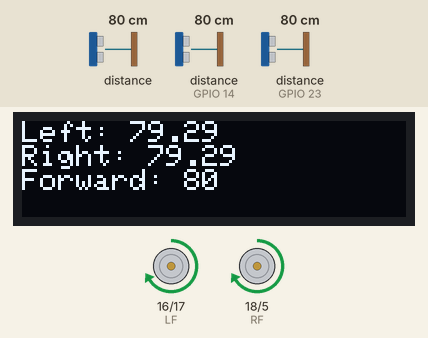
Recording of a sketch running on a simulated ESP32. On the bench: 128×32 one-colour display, motor-driver pin pairs drawn as motors (green arrow = first pin HIGH = forward, orange = second pin HIGH = backward, longer = more drive). Wiring (inferred from the names in the program): 2 × ultrasonic range finder: trigger GPIO 12, echo GPIO 14 / trigger GPIO 19, echo GPIO 23. The test bench sets the inputs (shaded band); at power-on: distance to the obstacle 80 cm, distance to the obstacle (sensors on GPIO 14, GPIO 23) 80 cm. The echo pulse lasts 58.3 µs per cm; what the sketch prints to the serial monitor is not drawn.

Above: at 1.2 s.
1.3 s: distance to the obstacle (sensor 0) set to 250 cm
At 2.5 s:
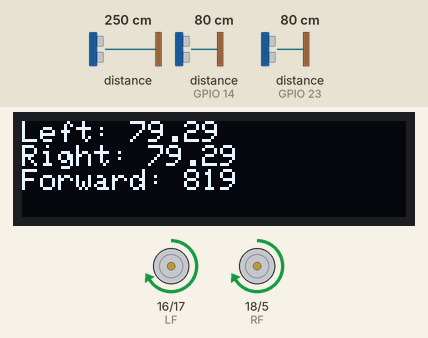
2.8 s: distance to the obstacle (sensor on GPIO 14) set to 2 cm
At 3.9 s:
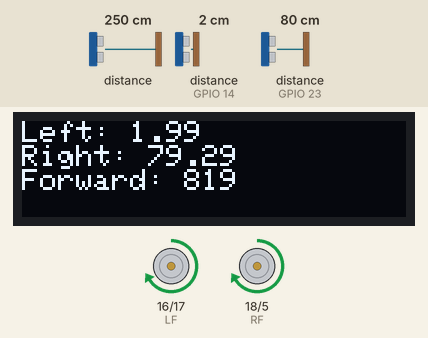
4.3 s: distance to the obstacle (sensor 0) set to 50 cm
At 4.9 s:
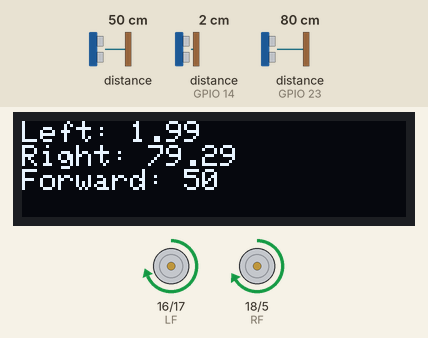
5.8 s: distance to the obstacle (sensor 0) set to 41 cm
At 6.6 s:
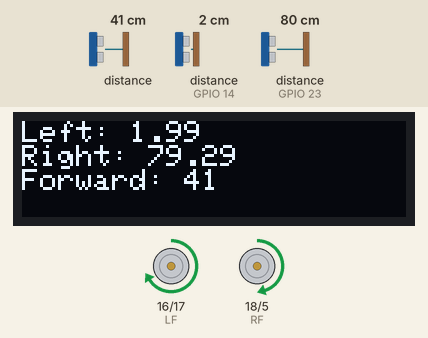
7.3 s: distance to the obstacle (sensor on GPIO 14) set to 76 cm
At 8.5 s:
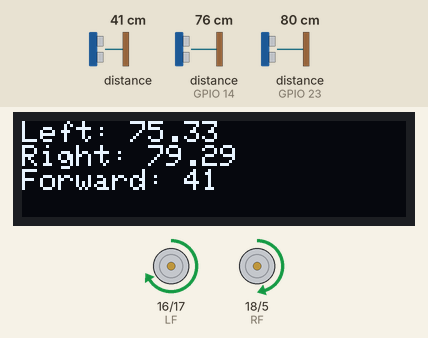
8.8 s: distance to the obstacle (sensor on GPIO 14) set to 84 cm
At 9.8 s:
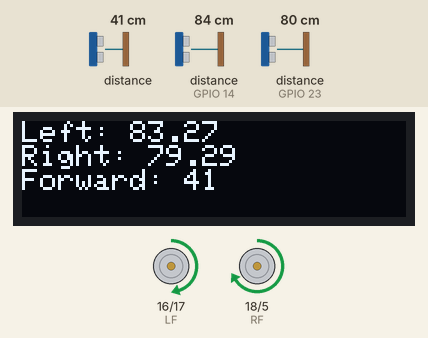
Timing chart, 0 to 11.3 s (numbered marks = the images above; inputs shaded):
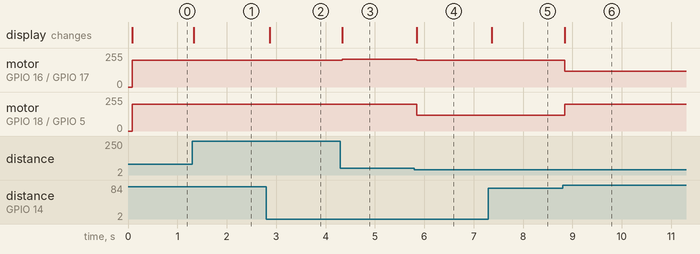

Measured:
- the behaviour switches between 45 and 44 cm on distance to the obstacle (sensor 0) (found by bisection; images 3 and 4)
- the behaviour switches between 80 and 81 cm on distance to the obstacle (sensor on GPIO 14) (found by bisection; images 5 and 6)
- after the input at 1.3 s, the display: changes at once (image 1)
- after the input at 2.8 s, the display: changes after 0.07 s (image 2)
- after the input at 4.3 s, motor on GPIO 16 (LF) / GPIO 17 (LB): forward 199/255 → forward 210/255 at once; the display: changes at once (image 3)
- after the input at 5.8 s, motor on GPIO 16 (LF) / GPIO 17 (LB): forward 210/255 → forward 199/255 after 0.05 s; motor on GPIO 18 (RF) / GPIO 5 (RB): forward 199/255 → forward 120/255 after 0.05 s; the display: changes after 0.05 s (image 4)
- after the input at 7.3 s, the display: changes after 0.07 s (image 5)
- after the input at 8.8 s, motor on GPIO 16 (LF) / GPIO 17 (LB): forward 199/255 → forward 120/255 at once; motor on GPIO 18 (RF) / GPIO 5 (RB): forward 120/255 → forward 199/255 at once; the display: changes at once (image 6)

The sketch:

Race3.ino
```cpp
// (licence header left out)
#include <Adafruit_SSD1306.h>
#include "Adafruit_VL53L0X.h"

Adafruit_VL53L0X lox = Adafruit_VL53L0X();


Adafruit_SSD1306 display = Adafruit_SSD1306(128, 32, &Wire);

const int rightT = 19;
const int rightE = 23;

const int leftT = 12;
const int leftE = 14;

//define sound speed in cm/uS
#define SOUND_SPEED 0.034

long durationR;
long durationL;
float distanceR;
float distanceL;

int leftSensor = 39;
int rightSensor = 34;

//Motors Pin
int RB = 5;
int RF = 18;
int LB = 17;
int LF = 16;

//Assign Motors to Channels
const int RBC = 0;
const int RFC = 1;
const int LBC = 2;
const int LFC = 3;

const int freq = 4000;
const int resolution = 8;

//Function to scan the colors and its MIN and MAX values
bool executed = false;
int MAX = 0;
int MIN = 9999;
int AVERAGE;
void scanMap();

//Main function
int LS, RS;
int increaseSpeed = 0;
int fixx = 0;
void track(int LS, int RS);

//Movement functions
void goStop(int d);
void goForward(int d);
void goBackward(int d);
void turnRight(int d, int x);
void turnLeft(int d, int x);
void rotateLeft(int d);
void rotateRight(int d);
void left(int d);
void right(int d);
void linetracking();
void scanMap();
void maze();
void race();
void ctf();
void displ();


void setup() {
  Serial.begin(115200);


//-------------------------------WIFI )--------------------------

  display.begin(SSD1306_SWITCHCAPVCC, 0x3C);
  pinMode(rightT, OUTPUT); // Sets the rightT as an Output
  pinMode(rightE, INPUT); // Sets the rightE as an Input
  pinMode(leftT, OUTPUT); // Sets the rightT as an Output
  pinMode(leftE, INPUT); // Sets the rightE as an Input
  if (!lox.begin()) {
    Serial.println(F("Failed to boot VL53L0X"));
    while(1);
  }
  //Initiate INPUT for Color Sensors
  pinMode (leftSensor, INPUT);
  pinMode (rightSensor, INPUT);

  //Attach Motors to Channels
  ledcAttachPin(RB, RBC);
  ledcAttachPin(RF, RFC);
  ledcAttachPin(LB, LBC);
  ledcAttachPin(LF, LFC);

  //Setup the Channels
  ledcSetup(RBC, freq, resolution);
  ledcSetup(RFC, freq, resolution);
  ledcSetup(LBC, freq, resolution);
  ledcSetup(LFC, freq, resolution);

  //Stop Motors
  ledcWrite(RBC, 0);
  ledcWrite(RFC, 0);
  ledcWrite(LBC, 0);
  ledcWrite(LFC, 0);

}

void loop() {
  VL53L0X_RangingMeasurementData_t measure;
  lox.rangingTest(&measure, false);
  // Clears the rightT
  digitalWrite(rightT, LOW);
  delayMicroseconds(2);
  // Sets the rightT on HIGH state for 10 micro seconds
  digitalWrite(rightT, HIGH);
  delayMicroseconds(10);
  digitalWrite(rightT, LOW);

  durationR = pulseIn(rightE, HIGH);

  // Calculate the distance
  distanceR = durationR * SOUND_SPEED/2;


  digitalWrite(leftT, LOW);
  delayMicroseconds(2);
  // Sets the rightT on HIGH state for 10 micro seconds
  digitalWrite(leftT, HIGH);
  delayMicroseconds(10);
  digitalWrite(leftT, LOW);


  // Reads the rightE, returns the sound wave travel time in microseconds
  durationL = pulseIn(leftE, HIGH);

  // Calculate the distance
  distanceL = durationL * SOUND_SPEED/2;

  int distanceF = measure.RangeMilliMeter/10;
   Serial.println();
   Serial.println("-------------");
   Serial.println();
   if (measure.RangeStatus != 4) {  // phase failures have incorrect data
      Serial.print("Forward: "); Serial.print(distanceF);
    } else {
      Serial.println(" out of range ");
    }


  // Prints the distance in the Serial Monitor
  Serial.print(" || Right: ");
  Serial.print(distanceR);
  Serial.print(" cm ||");
  Serial.print("Left: ");
  Serial.print(distanceL);
  Serial.print(" cm");
    int disp = 8;
    display.clearDisplay();
    display.setTextSize(1);
    display.setTextColor(SSD1306_WHITE);
    display.setCursor(0, 0);
    display.print("Left: ");
    display.print(distanceL);
    display.setCursor(0, disp);
    display.print("Right: ");
    display.print(distanceR);
    display.setCursor(0, disp*2);
    display.print("Forward: ");
    display.print(distanceF);
    display.display();
    Serial.println();
    int x = 1;
    int increase;

    Serial.println("0");
    if(distanceL < 10 && distanceF < 10 && distanceR < 10 )
    {
        x = 0;
        Serial.println("1.4");
        goStop();
    }
    else if(distanceF > distanceR && distanceF > distanceL)
    {
       x = 0;
       racegoForward();
    }
    else if(distanceF > 60)
    {
      x = 0;
      racegoForward();
    }
    else if(distanceF > 44)
    {
      Serial.println("1");
      if(distanceF > distanceR && distanceF > distanceL)
      {
        Serial.println("1.1");
        x = 0;
        racegoForward();
      }

      else if(distanceR > distanceL)
      {
        Serial.println("1.2");
        increase = sqrt(x);
        goRight(increase);
        if(!x>2010){(x+=(distanceF > 100)?(5):(100-distanceF));}
      }

      else if(distanceL > distanceR)
      {
        Serial.println("1.3");
        increase = sqrt(x);
        goLeft(increase);
        if(!x>2010){(x+=(distanceF > 100)?(5):(100-distanceF));}
      }
      else if(distanceL < 10 && distanceF < 10 && distanceR < 10 )
      {
        x = 0;
        Serial.println("1.4");
        goStop();
      }
    }
    else if(distanceF > 25)
    {
      x = 0;
      Serial.println("2");
      if(distanceF > distanceR && distanceF > distanceL)
      {
        Serial.println("2.1");
        x = 0;
        racegoForward();
      }

      else if(distanceR > distanceL)
      {
        x = 0;
        Serial.println("2.2");
        right();
      }

      else if(distanceL > distanceR)
      {
        x = 0;
        Serial.println("2.3");
        left();
      }
      else if(distanceL < 10 && distanceF < 10 && distanceR < 10 )
      {
        x = 0;
        Serial.println("2.4");
        goStop();
      }
    }
    else if(distanceF <= 25)
    {
      x = 0;
      Serial.println("3");
      if(distanceF > distanceR && distanceF > distanceL)
      {
        Serial.println("2.1");
        x = 0;
        racegoForward();
      }
      else if(distanceR > distanceL)
      {
        x = 0;
        Serial.println("3.1");
        rotateRight();
      }

      else if(distanceL > distanceR)
      {
        x = 0;
        Serial.println("3.2");
        rotateLeft();
      }
      else if(distanceL < 10 && distanceF < 10 && distanceR < 10 )
      {
        x = 0;
        Serial.println("3.3");
        goStop();
      }
    }


    Serial.println();
   Serial.println("-------------");
   Serial.println();


}

void left()
{
  ledcWrite(RBC, 0);
  ledcWrite(RFC, 200);
  ledcWrite(LBC, 0);
  ledcWrite(LFC, 120);

}


void right()
{
  ledcWrite(RBC, 0);
  ledcWrite(RFC, 120);
  ledcWrite(LBC, 0);
  ledcWrite(LFC, 200);
}

void rotateRight()
{
  ledcWrite(RBC, 200);
  ledcWrite(RFC, 0);
  ledcWrite(LBC, 0);
  ledcWrite(LFC, 200);

}

void rotateLeft()
{
  ledcWrite(RBC, 0);
  ledcWrite(RFC, 200);
  ledcWrite(LBC, 200);
  ledcWrite(LFC, 0);

}

void racegoForward()
{
  ledcWrite(RBC, 0);
  ledcWrite(RFC, 200);
  ledcWrite(LBC, 0);
  ledcWrite(LFC, 200);

}

void goLeft(int x)
{
  ledcWrite(RBC, 0);
  ledcWrite(RFC, 210+x);
  ledcWrite(LBC, 0);
  ledcWrite(LFC, 200);

}

void goRight(int x)
{
  ledcWrite(RBC, 0);
  ledcWrite(RFC, 200);
  ledcWrite(LBC, 0);
  ledcWrite(LFC, 210+x);

}

void goStop()
{
  ledcWrite(RBC, 0);
  ledcWrite(RFC, 0);
  ledcWrite(LBC, 0);
  ledcWrite(LFC, 0);

}
//
//void displ()
//{
//
//    int disp = 8;
//    display.clearDisplay();
//    display.setTextSize(1);
//    display.setTextColor(SSD1306_WHITE);
//    display.setCursor(0, 0);
//    display.print("Left: ");
//    display.print(analogRead(distanceL));
//    display.setCursor(0, disp);
//    display.print("Right: ");
//    display.print(analogRead(distanceR));
//    display.setCursor(0, disp*2);
//    display.print("Forward: ");
//    display.print(measure.RangeMilliMeter);
//    display.display();
//}
```
